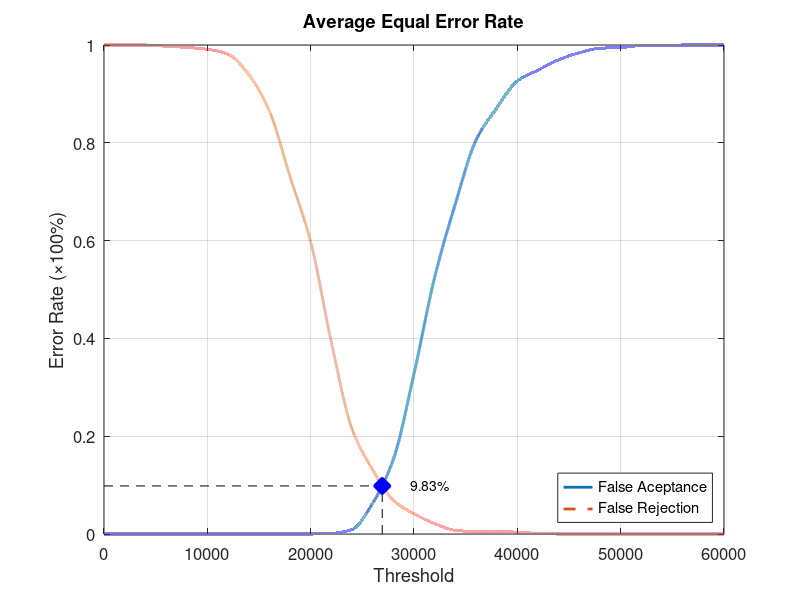
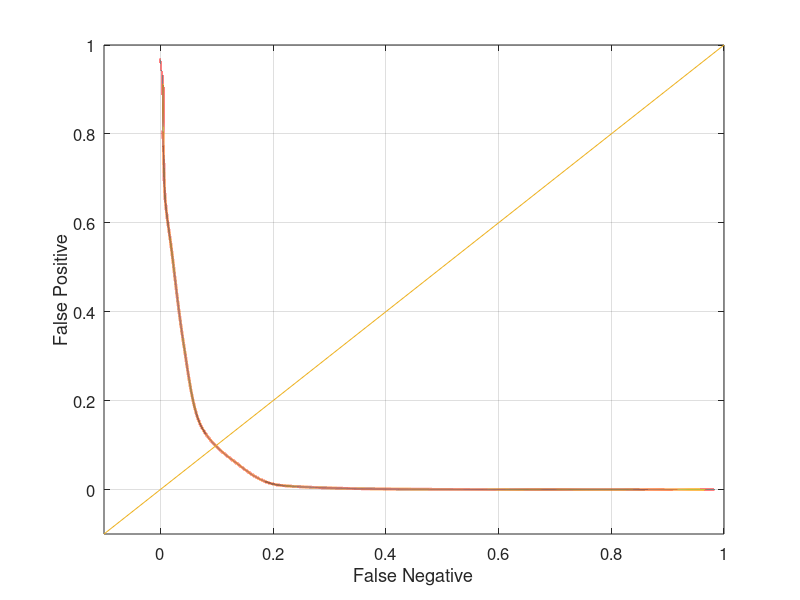

The MATLAB script that drew these images, in order:
function yEER = Experiment2Average
close all;
clear;
clc;
x = 0:2000:60000;
xq = 0:0.5:60000;

y0 = [0 0 0 0 0 0 0 0 0 0 0 0.00131579 0.00921053 0.0631579 0.152632 0.327632 0.525 0.675 0.805263 0.871053 0.926316 0.948684 0.969737 0.98421 0.993421 0.994737 0.998684 0.998684 1 1 1];
yy0 = interp1(x, y0, xq, 'pchip');
y1 = [1 1 1 0.9975 0.995 0.99125 0.98125 0.94 0.865 0.73125 0.5975 0.3925 0.215 0.13125 0.06875 0.04125 0.02125 0.0075 0.005 0.005 0.00375 0.00125 0 0 0 0 0 0 0 0 0];
yy1 = interp1(x, y1, xq, 'pchip');

% Calculating EER: 
y2 = abs(y0 - y1);
find(y2 == min(y2))
yy2 = abs(yy0 - yy1);
xEER = find(yy2 == min(yy2));
xEERIndex = xq(xEER) % X-axis EER
yEER = yy0(xEER) % Y-axis EER

main = figure
plot(xq, yy0,'-','LineWidth', 2);	hold on
plot(xq, yy1,'--','LineWidth', 2);	hold on
plot([xEERIndex xEERIndex], [0 yEER], 'k--');	hold on
plot([0 xEERIndex], [yEER yEER], 'k--');	hold on
plot(xEERIndex, yEER, 'bx', 'LineWidth', 10);	hold on
text(xEERIndex + 10 * xEERIndex / 100, yEER, [num2str(round((10000 * yEER)) / 100) '%'])
legend('False Aceptance', 'False Rejection', 'Location', 'SouthEast')
xlabel('Threshold')
ylabel('Error Rate (\times100%)')
title('Average Equal Error Rate')
set(gca, 'FontSize', 12)
axis([0 60000 0 1])
grid on

print(main, 'Experiment2AverageMain', '-dpng');
FNRxFPR = figure('Color', [1 1 1]);
plot(yy1, yy0, '-', yy1, yy0, 'LineWidth', 2);
hold on
y = -0.1:0.1:1
plot(y, y); 
set(gca, 'FontSize', 12)
xlabel('False Negative')
ylabel('False Positive')
axis([-0.1 1 -0.1 1])
set(gca, 'FontSize', 12)
grid on

print(FNRxFPR, 'Experiment2AverageFNRxFPR','-dpng');
end
